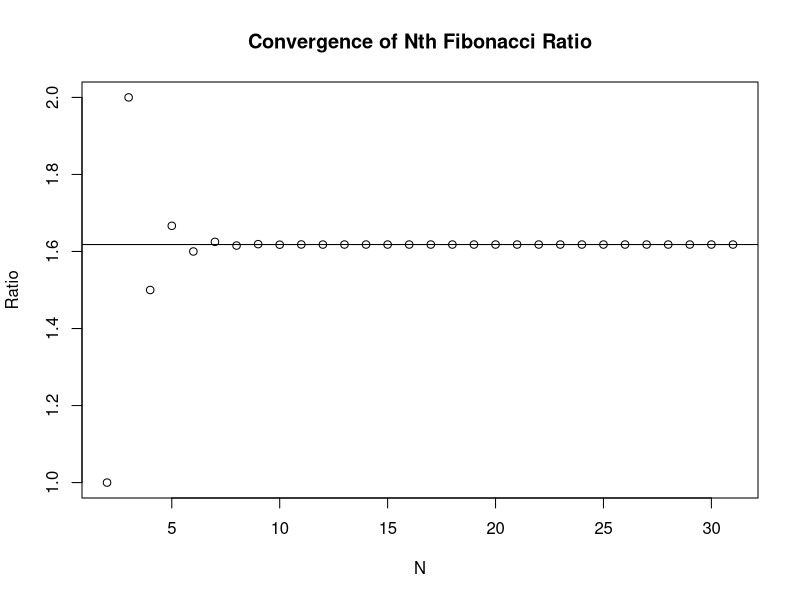

Write R code to recreate this figure.
## ---- chunk 1
knitr::opts_chunk$set(echo = TRUE)
## ---- chunk 2
Fibonacci <- numeric(1000000)
ratio <- numeric(1000000)
ratio[1] <- NaN
ratio[2] <- 1
Fibonacci[1] <- 1
Fibonacci[2] <- 1
for(i in 3:1000){
  Fibonacci[i] <- Fibonacci[i - 2] + Fibonacci[i-1]
  ratio[i] <- Fibonacci[i]/Fibonacci[i-1]
}
print(Fibonacci)
## ---- chunk 3
GR <- (1 + sqrt(5))/2


for(j in 3:length(Fibonacci)){
  Fibonacci[j] <- Fibonacci[j - 2] + Fibonacci[j-1]
  ratio[j] <- Fibonacci[j]/Fibonacci[j-1]
  if(ratio[j]  == GR){print(j) 
    break}}
  plot(2:31, ratio[2:31], main = "Convergence of Nth Fibonacci Ratio", xlab = "N", ylab = "Ratio")
  abline(h = GR)
  
## ---- chunk 4
answer <- 0
for(j in 1:5) answer <- answer + j
print(answer)
## ---- chunk 5
answer <- NULL
for( j in 1:5) answer <- c(answer,j)
print(answer)
## ---- chunk 6
answer <- 0
for(j in 1:5) answer <- c(answer,j)
print(answer)
## ---- chunk 7
answer <- 1
for(j in 1:5) answer <- answer*j
print(answer)
## ---- chunk 8
answer <- 3
for (j in 1:15) answer <- c(answer, (7*answer[j])%%31)
print(answer)
## ---- chunk 9
calc_interest <- function(n = 3, P = 1000){

if(n <= 3){i <- 0.04} else {i<-0.05}
  I = P*(((1+i)^n)-1)
print(I)
}

calc_interest(n = 10, P = 100)
## ---- chunk 10
cal_mort <- function(n = 36, P = 250000, open = TRUE){

if(open == TRUE){i <- 0.005} else {i <- 0.004}
  
R <- (P*i)/(1-(1+i)^(-n))

print(R)

}

cal_mort()
## ---- chunk 11
while_loop <- function(){

  Fibonacci <- c(1,1)
  
  while(max(Fibonacci) < 300){
  
    Fibonacci <- c(Fibonacci, Fibonacci[length(Fibonacci)] + Fibonacci[length(Fibonacci)-1])
  }
  print((Fibonacci))
  
  print(length(Fibonacci))

}

while_loop()

## ---- chunk 12
while_loop_2 <- function(){
  
  oldi <- 0
  i <- 0.006
  
  while(abs(i - oldi) > 0.000001){
    
    oldi <- i
    
    i <- (1-(1+oldi)^(-20))/19
    
  }
  print(i)
  print(oldi)
}
while_loop_2()

## ---- chunk 13
while_loop_3 <- function(){
  
  oldi <- 0
  i <- 0.006
  numb <- 0
  while(abs(i - oldi) > 0.000001){
    
    oldi <- i
    
    i <- (1-(1+oldi)^(-20))/19
    
    
    numb <- numb + 1
  }
  print(i)
  print(oldi)
  print(numb)
}
while_loop_3()
## ---- chunk 14
Eratosthenes <- function(n) {
   # Print prime numbers up to n (based on the sieve of Eratosthenes)
     if (n >= 2) {                
       sieve <- seq(2, n)          
       primes <- c()               
       while (length(sieve) > 0) { 
         p <- sieve[1]             
         primes <- c(primes, p)   
         sieve <- sieve[(sieve %% p) != 0] 
         }                                 
       return(primes) 
       } else {       
         stop("Input value of n should be at least 2.") 
       }
  
}

Eratosthenes(100)

## ---- chunk 15
Eratosthenes2 <- function(n) {
  # Print prime numbers up to n (based on the sieve of Eratosthenes)
  if (n >= 2) { 
    sieve <- seq(2, n) 
    primes <- c() 
    p <- 2
    
    while (p < sqrt(n)) { 
      
      
      primes <- c(primes, p) 
      sieve <- sieve[(sieve %% p) != 0] 
      p <- sieve[1] 
      
    } 
    combined <- c(primes,sieve)
    return(combined)
  } else {
    stop("Input value of n should be at least 2.")
  }
  
}
Eratosthenes2(100)
## ---- chunk 16
Eratosthenes3 <- function(n) {
  # Print prime numbers up to n (based on the sieve of Eratosthenes)
  if (n >= 2) { 
    sieve <- seq(2, n) 
    primes <- c() 
    while (length(sieve) > 0) { 
      p <- sieve[1] 
      
      if(p >= sqrt(n)){break}
      
      primes <- c(primes, p) 
      sieve <- sieve[(sieve %% p) != 0] 
     
      
    } 
    combined <- c(primes,sieve)
    return(combined)
  } else {
    stop("Input value of n should be at least 2.")
  }
  
}

Eratosthenes3(100)
## ---- chunk 17
compound.interest <- function(P = 1000, i.r = 1, n = 30){
  
  i.r <- i.r/100
  
  acc_cap <- P*(1 + i.r)^n
  
  return(paste("$", acc_cap))
}
compound.interest()

## ---- chunk 18
func <- function(x){x-1}
bi <- function(l = -1,h = 3 ,x = seq(from = l, to = h)){
  
 if(func(h) > 0){(hbound <- h) && (lbound <- l)} else {(lbound <- h) && (hbound <- l)}
  
  if(func(l)*func(h) >= 0){return("F(x)s must have differing signs")}else{
    mfunc <- 1
        while(abs(mfunc) > 0.0000001){
    
      mid <- (hbound-lbound)/2
     
      
      
      mfunc <- func(mid)
      
      
      
      if(mfunc > 0){hbound <- mid} else {lbound <- mid}
      
      
    }
    return(mid)
  }
  
}

bi()

## ---- chunk 19
 # 1. Use a merge sort to sort a vector
   mergesort <- function (x, descending = FALSE) {
     # Check for a vector that doesn't need sorting
       len <-length(x)
       if (len < 2) result <- x
       else {
         # 2: sort x into result
           # 2.1: split x in half
           y <- x[1:(len %/% 2)]
           z <- x[(len%/%2+ 1):len]
           # 2.2: sort y and z
             y <- mergesort(y)
             z <- mergesort(z)
             # 2.3: merge y and z into a sorted result
               result <- c()
               # 2.3.1: while (some are left in both piles)
                 while (min(length(y), length(z)) > 0) {
                                     # 2.3.2: put the smallest first element on the end
                     # 2.3.3: remove it from y or z
                     if (y[1] < z[1]) {
                       result <- c(result, y[1])
                       y <- y[-1]
                       } else {
                         result <- c(result, z[1])
                         z <- z[-1]
                         }
                   }
               # 2.3.4: put the leftovers onto the end of result
                 if (length(y) > 0)
                   result <- c(result, y)
                   else
                     result <- c(result, z)
       }
       if(descending == TRUE){
         for(i in 1:length(result)){
           y[i] <- result[length(result) - i + 1]
         }
        result <- y
       }
       return(result)
       }
## ---- chunk 20
Newton <- function(){
  xv <- c(1,1)
  yv <- c(1,1)
  
  i <- 2
  while((x[i]+y[i]) > 0.5 &&  ((x[i])^2 + 2*(y[i])^2 -2) > 0.5){
   #for(i in 2:30) {
  fdx <- 1
  fdy <- 1
  gdx <- 2*xv[i-1]
  gdy <- 4*yv[i-1]
  fn_1 <- xv[i - 1] + yv[i-1]
  gn_1 <- (xv[i-1])^2 +2*(yv[i -1])^2 - 2
  dn_1 = 1*gdy - 1*gdx
  
   xv[i] <- xv[i-1]-(gdy*fn_1 - fdy*gn_1)/dn_1
   yv[i] <- yv[i-1]-(fdx*gn_1 - gdx*fn_1)/dn_1
   i <- i + 1
   
   if(i == 30){break}
    }
 print(xv[length(xv)]) 
 print(yv[length(yv)])
}

## ---- chunk 21
directpoly <- function(x = 2, coe = c(1,2,3)){
  n <- length(coe)
  powers <- c(0:(n-1))
  temp <- c()
  for(i in 1:n){
  temp[i] <- coe[i]*x^(powers[i])
  }
  
  return(sum(temp))
}
directpoly()
## ---- chunk 22
hornerpoly <- function(x = c(2,3), coe = c(1,2,3)){
  n <- length(coe)
  a <- matrix(nrow = n,ncol = length(x))
  a[n,] <- coe[n]
  
  for(z in 1:length(x)){
  for(j in 1:(n-1)){
    a[n-j,z] <- x[z]*a[n-j+1] + coe[n-j]
  }
  
  }
  a1s <- (a[1,])
  return(a1s)
}
hornerpoly()
